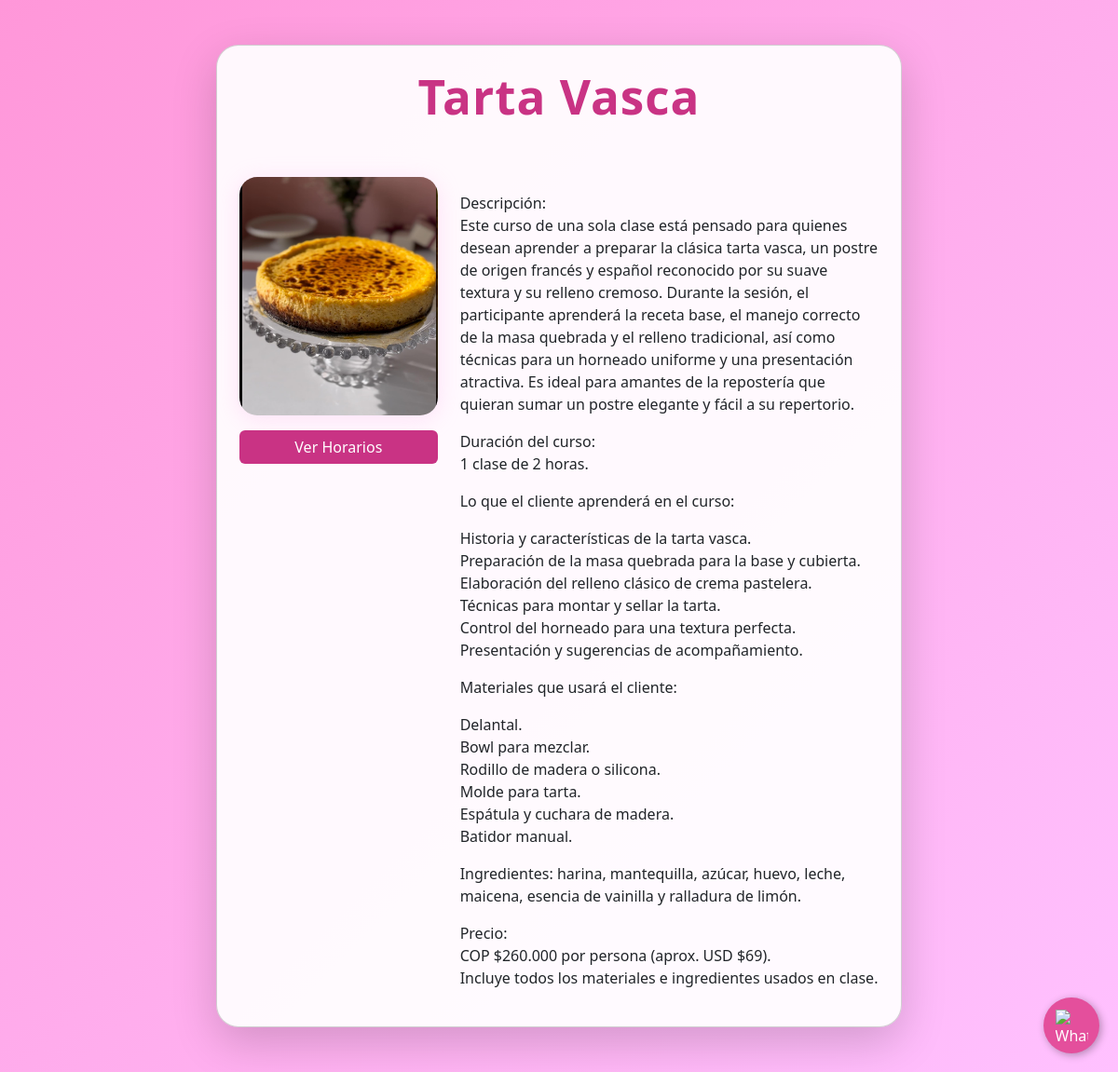
/curso/3/, run on the app's committed database.
### souffleApp/models.py (models this page shows)
class SouffleApp(models.Model):
    title = models.CharField(max_length=100)
    description = models.CharField(max_length=250)
    long_description = models.TextField(blank=True)
    image = models.ImageField(upload_to='souffleApp/images/')
    url = models.URLField(blank=True)

### souffleApp/views.py (the view)
# urls.py: path('curso/<int:curso_id>/', souffle.curso_detail, name='curso_detail'),
def curso_detail(request, curso_id):
    from django.shortcuts import get_object_or_404
    curso = get_object_or_404(SouffleApp, id=curso_id)
    return render(request, 'souffleApp/curso_detail.html', {'curso': curso})

### souffleApp/templates/souffleApp/curso_detail.html (shortened to what this page needs)
<!DOCTYPE html>
<html lang="es">
<head>
    <link href="https://cdn.jsdelivr.net/npm/bootstrap@5.3.7/dist/css/bootstrap.min.css" rel="stylesheet">
</head>
{% include 'souffleApp/whatsapp_button.html' %}
<body>
    <div class="container py-5">
        <div class="row justify-content-center">
            <div class="col-12 col-md-10 col-lg-8">
                <div class="card shadow-lg p-4" style="border-radius: 1.5em; background: rgba(255,255,255,0.93);">
                    <h1 class="curso-title text-center w-100">{{ curso.title }}</h1>
                    <div class="row align-items-start mt-4">
                        <div class="col-12 col-md-4 d-flex flex-column align-items-center mb-3 mb-md-0">
                            <img src="{{ curso.image.url }}" alt="{{ curso.title }}" class="img-fluid curso-img mb-3">
                            <button class="btn btn-rosa w-100" type="button" onclick="document.getElementById('horarios-box').style.display='block'">Ver Horarios</button>
                        </div>
                        <div class="col-12 col-md-8">
                            <p class="curso-description">{{ curso.long_description|linebreaks }}</p>
                        </div>
                    </div>
                </div>
            </div>
        </div>
    </div>
</body>
</html>

### souffleApp/templates/souffleApp/curso_detail.html (style rules this page uses)
body { background: linear-gradient(135deg, #ff97d9 0%, #ffc1ff 100%); min-height: 100vh; }
.btn-rosa { background-color: #C93384; color: #fff; border: none; }
.curso-title { color: #C93384; letter-spacing: 1px; font-size: 3.2rem; font-weight: bold; margin-bottom: 2rem; }
.curso-img { max-height: 340px; object-fit: cover; box-shadow: 0 4px 24px #fcb0ea55; background: #fff0f6; border-radius: 1.2rem; }

### data on the page
SouffleApp: title "Tarta Vasca", image (picture), long_description "Descripción: Este curso de una sola clase está pensado para quienes desean aprender a preparar la clásica tarta vasca, un postre de origen francés y español reconocido por su suave textura y su relleno cremoso. Durante la sesión, el participante aprenderá la receta base, el manejo correcto de la masa quebrada y el relleno tradicional, así como técnicas para un horneado uniforme y una presentación atractiva. Es ideal para amantes de la repostería que quieran sumar un postre elegante y fácil a su repertorio. Duración del curso: 1 clase de 2 horas. Lo que el cliente aprenderá en el curso: Historia y características de la tarta vasca. Preparación de la masa quebrada para la base y cubierta.…"
